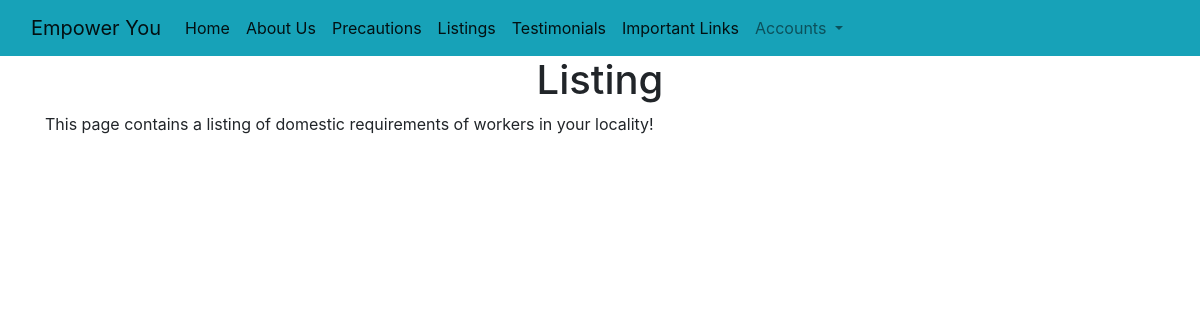
The page /listings on the database as committed earlier.
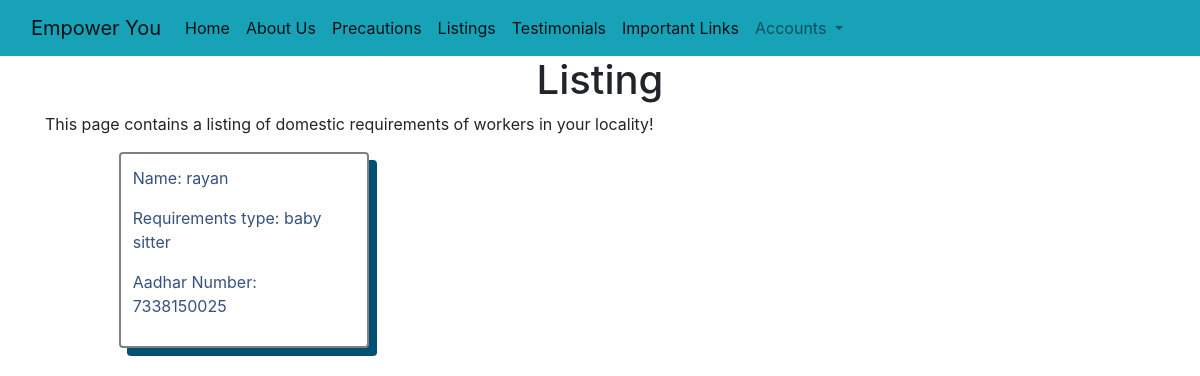
The same page on the database as committed later.
### employment/models.py (models this page shows)
class Listing(models.Model):
    name = models.CharField(max_length=35)
    requirement = models.CharField(max_length=100)
    phonenumber = models.CharField(max_length=10)
    author = models.ForeignKey(User, on_delete=models.CASCADE, default=None)

### codefury/views.py (the view)
# urls.py: path('listings', views.listing, name="listing"),
def listing(request):
    listings = Listing.objects.all()
    context = {
        'listings': listings,
    }
    return render(request, 'listing.html', context)

### templates/listing.html
{% extends 'base.html' %}
{% block content %}
<div style="text-align: center;">
    <h1>Listing</h1>
</div>
<p class="container">This page contains a listing of domestic requirements of workers in your locality!</p>
{% for listing in listings %}
<div class="event-container animated bounce">
    <div class="event">
        <p>Name: {{listing.name}}</p>
        <p>Requirements type: {{listing.requirement}} </p>
        <p>Aadhar Number: {{listing.phonenumber}}</p>
    </div>
</div>
{% endfor %}
{% endblock %}

Rows that differ between the two databases and show on the page:
added Listing: name "rayan", requirement "baby sitter", phonenumber "7338150025"
